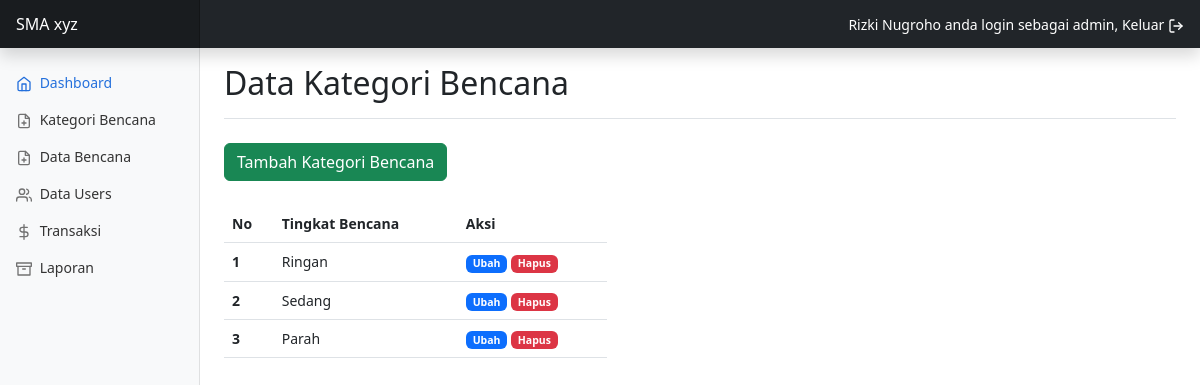
/kelas.php (signed in), run on the app's committed database.
### tables this page shows
CREATE TABLE `tbl_kelas` (
  `id_kategori_bencana` int(11) NOT NULL,
  `tingkat_bencana` varchar(10) NOT NULL
);

### kelas.php (the view)
<?php
require 'koneksi.php';
$query = "SELECT * FROM tbl_kelas";
$result = mysqli_query($koneksi, $query);
?>
<?php require 'templates/header.php' ?>
<?php require 'templates/footer.php' ?>
<main class="col-md-9 ms-sm-auto col-lg-10 px-md-4">
  <div class="d-flex justify-content-between flex-wrap flex-md-nowrap align-items-center pt-3 pb-2 mb-3 border-bottom">
    <h1 class="h2">Data Kategori Bencana</h1>
  </div>
  <div class="row my-4">
    <div class="col-md-5">
      <a href="kelas_form_tambah.php" class="btn btn-success">Tambah Kategori Bencana</a>
    </div>
  </div>
  <div class="row">
    <div class="col-md-5">
      <table class="table">
        <thead>
          <tr>
            <th scope="col">No</th>
            <th scope="col">Tingkat Bencana</th>
            <th scope="col">Aksi</th>
          </tr>
        </thead>
        <tbody>
          <?php $no = 1; ?>
          <?php while ($data = mysqli_fetch_assoc($result)) : ?>
            <tr>
              <th scope="row"><?= $no; ?></th>
              <td><?= $data['tingkat_bencana'] ?></td>
              <td>
                <a href="kelas_form_ubah.php?id_kategori_bencana=<?= $data['id_kategori_bencana'] ?>" class="badge text-bg-primary text-decoration-none">Ubah</a>
                <a href="kelas_proses_hapus.php?id_kategori_bencana=<?= $data['id_kategori_bencana'] ?>" class="badge text-bg-danger text-decoration-none" onclick="return confirm('Yakin ingin dihapus?')">Hapus</a>
              </td>
            </tr>
            <?php $no++; ?>
          <?php endwhile; ?>
        </tbody>
      </table>
    </div>
  </div>
</main>

### assets/css/dashboard.css (style rules this page uses)
body { font-size: .875rem; }

### data on the page
tbl_kelas: tingkat_bencana "Ringan"
tbl_kelas: tingkat_bencana "Sedang"
tbl_kelas: tingkat_bencana "Parah"

### other printed values
$_SESSION['nama_user'] "Rizki Nugroho"
$_SESSION['level'] "admin"
